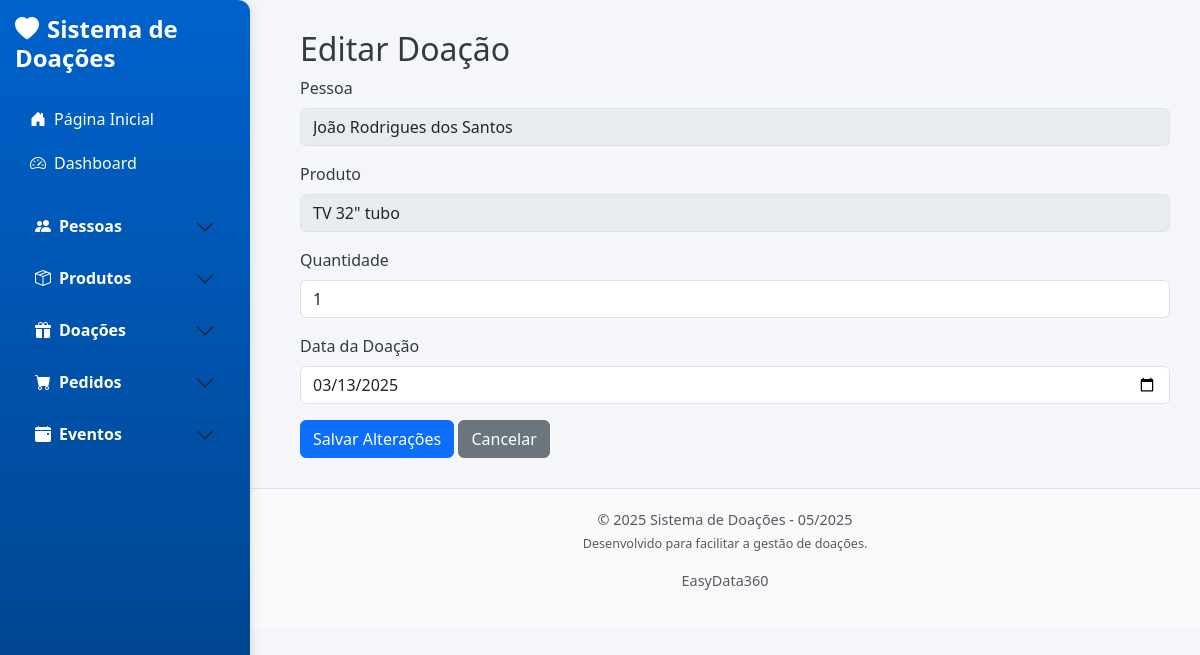
/editar_doacao/1, run on the app's committed database.
### app/models/pessoa.py (models this page shows, shortened)
class Pessoa(db.Model):
    __tablename__ = 'pessoas'
    id = db.Column(db.Integer, primary_key=True)
    nome = db.Column(db.String(100), nullable=False)  # Evita duplicação
    endereco = db.Column(db.String(255))
    bairro = db.Column(db.String(100))
    telefone = db.Column(db.String(20))
    filhos = db.Column(db.String(50))
    profissao = db.Column(db.String(50))
    qtd_pessoas = db.Column(db.Integer)
    locomocao = db.Column(db.String(50))
    data_cadastro = db.Column(db.Date)
    ativo = db.Column(db.Boolean, default=True)  # Novo campo para ativação/desativação

### app/models/produto.py (models this page shows, shortened)
class Produto(db.Model):
    __tablename__ = 'produtos'
    id = db.Column(db.Integer, primary_key=True)
    nome_produto = db.Column(db.String(100), nullable=False, unique=True)  # Evita duplicação
    descricao = db.Column(db.String(255), nullable=True)
    quantidade = db.Column(db.Integer, nullable=False, default=0)
    data_entrada = db.Column(db.DateTime, nullable=False)

### app/models/doacao.py (models this page shows, shortened)
class Doacao(db.Model):
    __tablename__ = 'doacoes'
    id = db.Column(db.Integer, primary_key=True)
    pessoa_id = db.Column(db.Integer, db.ForeignKey('pessoas.id'), nullable=False)
    produto_id = db.Column(db.Integer, db.ForeignKey('produtos.id'), nullable=False)
    quantidade = db.Column(db.Integer, nullable=False)
    data_doacao = db.Column(db.Date, nullable=False, default=date.today)
    pessoa = db.relationship('Pessoa', backref='doacoes_pessoa')
    produto = db.relationship('Produto', backref='doacoes_produto_rel')

### app/controllers/doacao_controller.py (the view, shortened to what this page needs)
def editar_doacao(id):
    doacao = Doacao.query.get_or_404(id)
    return render_template('doacoes/editar.html', doacao=doacao)

### app/templates/doacoes/editar.html
{% extends 'base.html' %}
{% block content %}
<h2>Editar Doação</h2>
<form method="POST">
    <div class="mb-3">
        <label for="pessoa_id" class="form-label">Pessoa</label>
        <select class="form-control" id="pessoa_id" name="pessoa_id" disabled>
            <option value="{{ doacao.pessoa.id }}" selected>{{ doacao.pessoa.nome }}</option>
        </select>
    </div>
    <div class="mb-3">
        <label for="produto_id" class="form-label">Produto</label>
        <select class="form-control" id="produto_id" name="produto_id" disabled>
            <option value="{{ doacao.produto.id }}" selected>{{ doacao.produto.nome_produto }}</option>
        </select>
    </div>
    <div class="mb-3">
        <label for="quantidade" class="form-label">Quantidade</label>
        <input type="number" class="form-control" id="quantidade" name="quantidade" required value="{{ doacao.quantidade }}">
    </div>
    <div class="mb-3">
        <label for="data_doacao" class="form-label">Data da Doação</label>
        <input type="date" class="form-control" id="data_doacao" name="data_doacao" required value="{{ doacao.data_doacao }}">
    </div>
    <button type="submit" class="btn btn-primary">Salvar Alterações</button>
    <a href="{{ url_for('listar_doacoes') }}" class="btn btn-secondary">Cancelar</a>
</form>
{% endblock %}

### app/static/css/style.css (style rules this page uses)
body { overflow-x: hidden; font-family: 'Segoe UI', Tahoma, Geneva, Verdana, sans-serif; background-color: #f4f6f9; color: #343a40; }

### data on the page
Pessoa: pessoa_id "João Rodrigues dos Santos"
Produto: produto_id "TV 32\" tubo"
Doacao: quantidade "1", data_doacao "03/13/2025"
